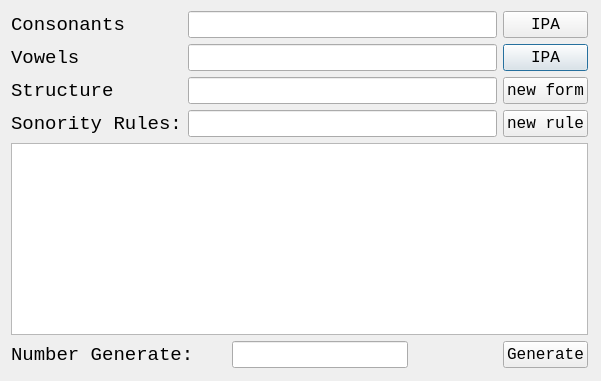
<?xml version="1.0" encoding="UTF-8"?>
<ui version="4.0">
 <class>LanGenClass</class>
 <widget class="QDialog" name="LanGenClass">
  <property name="geometry">
   <rect>
    <x>0</x>
    <y>0</y>
    <width>601</width>
    <height>381</height>
   </rect>
  </property>
  <property name="font">
   <font>
    <family>Courier New</family>
    <pointsize>12</pointsize>
   </font>
  </property>
  <property name="windowTitle">
   <string>Language Generator</string>
  </property>
  <widget class="QWidget" name="">
   <property name="geometry">
    <rect>
     <x>0</x>
     <y>0</y>
     <width>599</width>
     <height>379</height>
    </rect>
   </property>
   <layout class="QGridLayout" name="gridLayout">
    <item row="1" column="0">
     <widget class="QLabel" name="label2">
      <property name="font">
       <font>
        <family>Courier New</family>
        <pointsize>14</pointsize>
       </font>
      </property>
      <property name="text">
       <string>Vowels</string>
      </property>
     </widget>
    </item>
    <item row="0" column="0">
     <widget class="QLabel" name="label1">
      <property name="font">
       <font>
        <family>Courier New</family>
        <pointsize>14</pointsize>
       </font>
      </property>
      <property name="text">
       <string>Consonants</string>
      </property>
     </widget>
    </item>
    <item row="3" column="0">
     <widget class="QLabel" name="label4">
      <property name="font">
       <font>
        <family>Courier New</family>
        <pointsize>14</pointsize>
       </font>
      </property>
      <property name="text">
       <string>Sonority Rules:</string>
      </property>
     </widget>
    </item>
    <item row="1" column="6">
     <widget class="QPushButton" name="m_btnConsSelect">
      <property name="font">
       <font>
        <family>Courier New</family>
        <pointsize>12</pointsize>
       </font>
      </property>
      <property name="text">
       <string>IPA</string>
      </property>
     </widget>
    </item>
    <item row="3" column="6">
     <widget class="QPushButton" name="m_btnNewRule">
      <property name="font">
       <font>
        <family>Courier New</family>
        <pointsize>12</pointsize>
       </font>
      </property>
      <property name="text">
       <string>new rule</string>
      </property>
     </widget>
    </item>
    <item row="0" column="6">
     <widget class="QPushButton" name="m_btnVowlSelect">
      <property name="font">
       <font>
        <family>Courier New</family>
        <pointsize>12</pointsize>
       </font>
      </property>
      <property name="text">
       <string>IPA</string>
      </property>
     </widget>
    </item>
    <item row="6" column="0" colspan="2">
     <widget class="QLabel" name="label5">
      <property name="font">
       <font>
        <family>Courier New</family>
        <pointsize>14</pointsize>
       </font>
      </property>
      <property name="text">
       <string>Number Generate:</string>
      </property>
     </widget>
    </item>
    <item row="6" column="2" colspan="2">
     <widget class="QLineEdit" name="m_cntGenerate">
      <property name="font">
       <font>
        <family>Courier New</family>
        <pointsize>12</pointsize>
       </font>
      </property>
     </widget>
    </item>
    <item row="2" column="0">
     <widget class="QLabel" name="label3">
      <property name="font">
       <font>
        <family>Courier New</family>
        <pointsize>14</pointsize>
       </font>
      </property>
      <property name="text">
       <string>Structure</string>
      </property>
     </widget>
    </item>
    <item row="6" column="6">
     <widget class="QPushButton" name="m_btnGenerate">
      <property name="font">
       <font>
        <family>Courier New</family>
        <pointsize>12</pointsize>
       </font>
      </property>
      <property name="text">
       <string>Generate</string>
      </property>
     </widget>
    </item>
    <item row="2" column="6">
     <widget class="QPushButton" name="m_btnNewStruct">
      <property name="font">
       <font>
        <family>Courier New</family>
        <pointsize>12</pointsize>
       </font>
      </property>
      <property name="text">
       <string>new form</string>
      </property>
     </widget>
    </item>
    <item row="5" column="0" colspan="7">
     <widget class="QTextBrowser" name="m_wordList">
      <property name="font">
       <font>
        <family>Courier New</family>
        <pointsize>12</pointsize>
       </font>
      </property>
     </widget>
    </item>
    <item row="0" column="1" colspan="5">
     <widget class="QLineEdit" name="m_consonantList">
      <property name="font">
       <font>
        <family>Courier New</family>
        <pointsize>12</pointsize>
       </font>
      </property>
     </widget>
    </item>
    <item row="1" column="1" colspan="5">
     <widget class="QLineEdit" name="m_vowelList">
      <property name="font">
       <font>
        <family>Courier New</family>
        <pointsize>12</pointsize>
       </font>
      </property>
     </widget>
    </item>
    <item row="2" column="1" colspan="5">
     <widget class="QLineEdit" name="m_structureList">
      <property name="font">
       <font>
        <family>Courier New</family>
        <pointsize>12</pointsize>
       </font>
      </property>
     </widget>
    </item>
    <item row="3" column="1" colspan="5">
     <widget class="QLineEdit" name="m_sonorityList">
      <property name="font">
       <font>
        <family>Courier New</family>
        <pointsize>12</pointsize>
       </font>
      </property>
     </widget>
    </item>
   </layout>
  </widget>
 </widget>
 <layoutdefault spacing="6" margin="11"/>
 <resources>
  <include location="langen.qrc"/>
 </resources>
 <connections/>
</ui>
